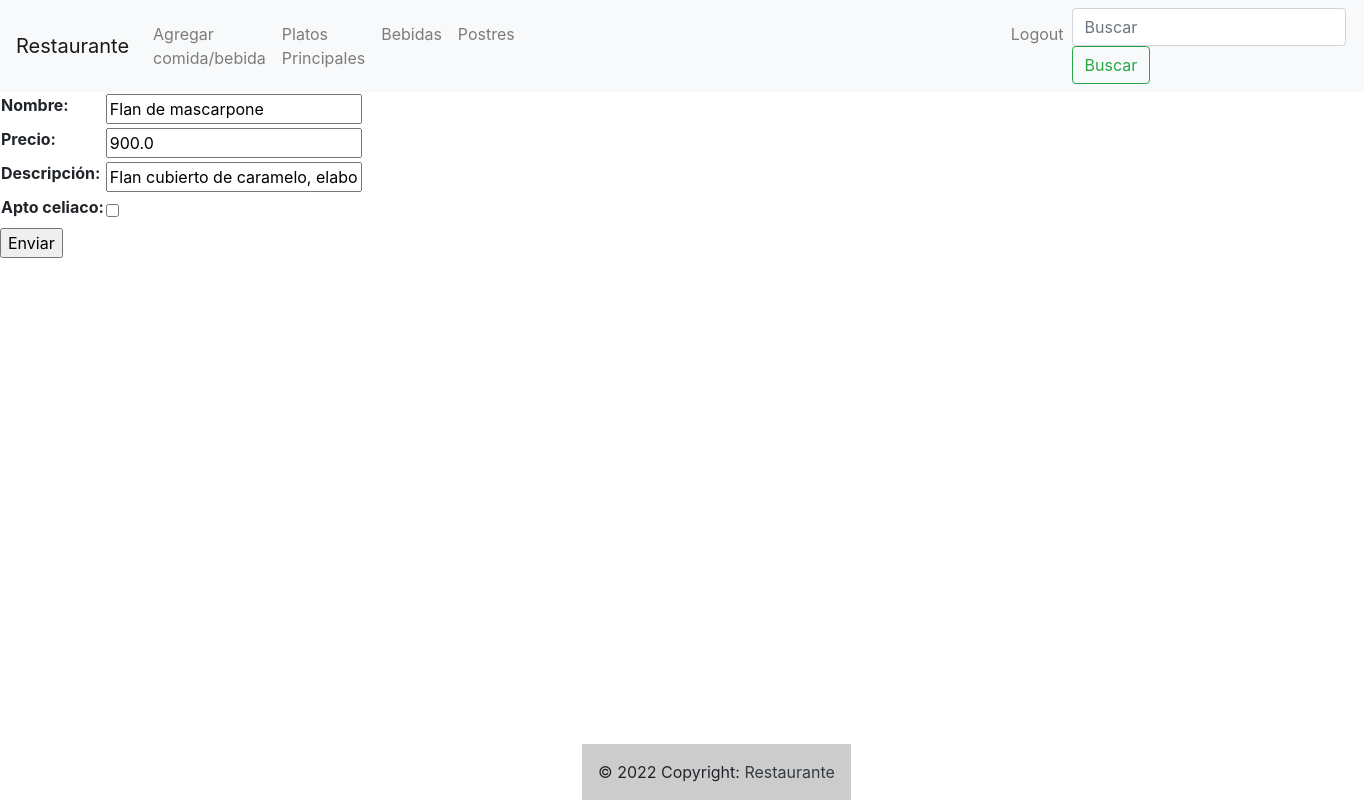
The app's page /lunch/update_dessert/1/ (signed in), older data.
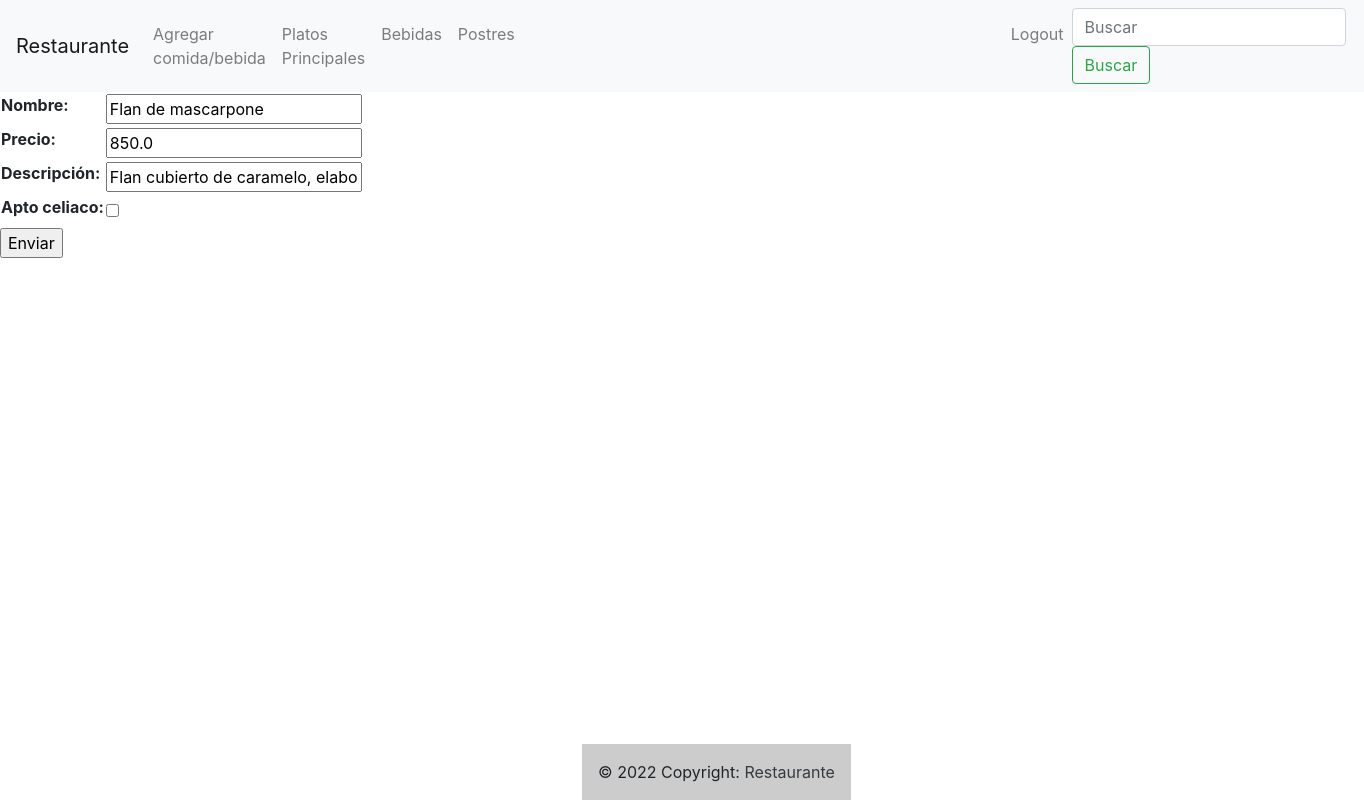
The same page, newer data.
### lunch/models.py (models this page shows, shortened)
class dessert(models.Model):
    name = models.CharField(max_length=40)
    price = models.FloatField()
    description = models.CharField(max_length=200, blank=True, null=True)
    celiac = models.BooleanField()

### lunch/views.py (the view)
# urls.py: path("update_dessert/<int:pk>/", update_dessert, name="update_dessert"),
@login_required
def update_dessert(request, pk):
    if request.method == "POST":
        form = Formulario_dessert(request.POST)
        if form.is_valid():
            desserts = dessert.objects.get(id=pk)
            desserts.name = form.cleaned_data['name']
            desserts.price = form.cleaned_data['price']
            desserts.description = form.cleaned_data['description']
            desserts.save()
            return redirect(desserts_list)
    elif request.method == "GET":
        desserts = dessert.objects.get(id=pk)
        form = Formulario_dessert(initial={
                                        "name":desserts.name,
                                        "price":desserts.price,
                                        "description":desserts.description})
        context = {"form":form}
        return render(request, "desserts/update_dessert.html", context=context)

### lunch/forms.py
class Formulario_dessert(forms.Form):
    name = forms.CharField(max_length=40, label= "Nombre")
    price = forms.FloatField(label="Precio")
    description = forms.CharField(max_length=200, label= "Descripción")
    celiac = forms.BooleanField(required=False, label="Apto celiaco")

### templates/desserts/update_dessert.html (shortened to what this page needs)
{% extends 'base.html' %}
{% block contenido_que_cambia %}
<form action="" method="POST">
<table>
{{form.as_table}}
</table>
<p><input type="submit"value="Enviar"></p>
</form>
{% endblock %}

### templates/base.html (shortened to what this page needs)
<!DOCTYPE html>
<html lang="en">
<head>
    <link rel="stylesheet" href="https://cdn.jsdelivr.net/npm/bootstrap@4.6.2/dist/css/bootstrap.min.css">
    </head>
    <body>
      <nav class="navbar navbar-expand-lg navbar-light bg-light">
        <a class="navbar-brand" href="/">Restaurante</a>
        <div class="collapse navbar-collapse" id="navbarSupportedContent">
          <ul class="navbar-nav mr-auto">
            <li class="nav-item active">
              {% if request.user.is_authenticated and request.user.is_superuser %}
            <li class="nav-item">
              <a class="nav-link" href="/lunch/add_food/">Agregar comida/bebida</a>
            </li>
            <a class="nav-link" href="/lunch/foods_list/">Platos Principales <span class="sr-only">(current)</span></a>
            </li>
            <li class="nav-item">
              <a class="nav-link" href="/lunch/drinks_list/">Bebidas</a>
            </li>
            <li class="nav-item">
              <a class="nav-link" href="/lunch/desserts_list/" style="margin-right: 30rem ">Postres</a>
            </li>
            {% endif %}
            {% if request.user.is_authenticated %}
            <li class="nav-item">
              <a class="nav-link" href="/users/logout">Logout</a>
            </li>
            {% endif %}
          </ul>
          <form class="form-inline my-2 my-lg-0" action="/search_food/" method="GET">
            <input class="form-control mr-sm-2" type="search" placeholder="Buscar" aria-label="Buscar" name="search">
            <button class="btn btn-outline-success my-2 my-sm-0" type="submit">Buscar</button>
          </form>
        </div>
      </nav>
{% block contenido_que_cambia %}
{% endblock %}
<div class="mx-auto" style="width: 200px;">
  <footer class="bg-light text-center text-lg-start">
    <div class="text-center p-3" style="position: absolute; bottom: 0px;background-color: rgba(0, 0, 0, 0.2);">
      © 2022 Copyright:
      <a class="text-dark" href="">Restaurante</a>
        </div>
        </footer>
  </body>
  </html>

### templates/base.html (style rules this page uses)
body { background-image: url('https://images.pexels.com/photos/326279/pexels-photo-326279.jpeg?auto=compress&cs=tinysrgb&w=1260&h=750&dpr=1'); background-repeat: no-repeat; background-attachment: fixed; background-size: 100% 100%; }

Row changes from the older to the newer data that the page shows:
changed dessert "Flan de mascarpone": price "900.0" → "850.0"
